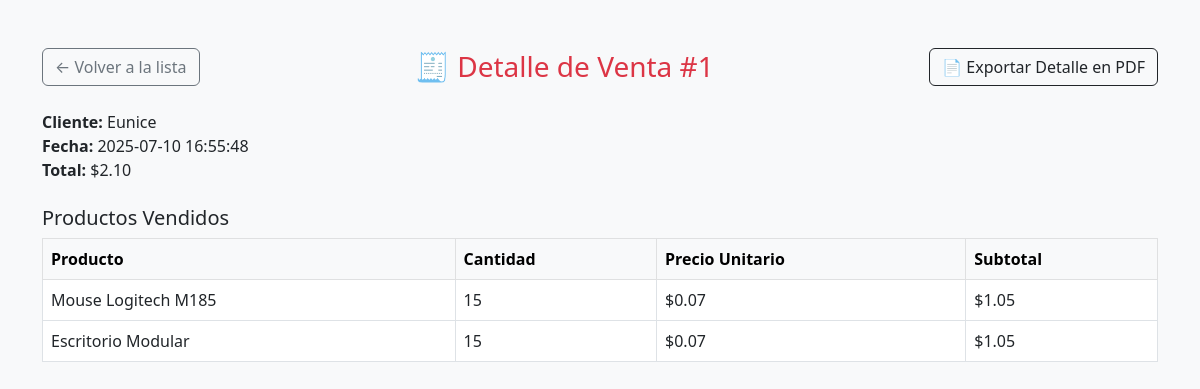
/modules/ventas/detalle.php?id=1, run on the app's committed database.
### tables this page shows
CREATE TABLE `ventas` (
  `id` int(11) NOT NULL,
  `fecha` datetime DEFAULT current_timestamp(),
  `cliente_id` int(11) DEFAULT NULL,
  `total` decimal(10,2) DEFAULT NULL
);

CREATE TABLE `clientes` (
  `id` int(11) NOT NULL,
  `nombre` varchar(100) NOT NULL,
  `correo` varchar(100) DEFAULT NULL,
  `telefono` varchar(20) DEFAULT NULL,
  `descripcion` text DEFAULT NULL
);

CREATE TABLE `venta_detalle` (
  `id` int(11) NOT NULL,
  `venta_id` int(11) DEFAULT NULL,
  `producto_id` int(11) DEFAULT NULL,
  `cantidad` int(11) DEFAULT NULL,
  `precio_unitario` decimal(10,2) DEFAULT NULL
);

CREATE TABLE `productos` (
  `id` int(11) NOT NULL,
  `nombre` varchar(100) NOT NULL,
  `codigo` varchar(50) NOT NULL,
  `categoria` varchar(100) DEFAULT NULL,
  `cantidad` int(11) NOT NULL,
  `precio` decimal(10,2) NOT NULL,
  `fecha_ingreso` date NOT NULL,
  `descripcion` text DEFAULT NULL
);

### modules/ventas/detalle.php (the view, shortened to what this page needs)
<?php
require '../../includes/db.php';
$venta_id = $_GET['id'];
$stmt = $conn->prepare("SELECT v.id, v.fecha, v.total, c.nombre AS cliente
                        FROM ventas v
                        LEFT JOIN clientes c ON v.cliente_id = c.id
                        WHERE v.id = ?");
$stmt->bind_param("i", $venta_id);
$stmt->execute();
$venta = $stmt->get_result()->fetch_assoc();
$stmt_detalle = $conn->prepare("SELECT p.nombre, d.cantidad, d.precio_unitario
                                FROM venta_detalle d
                                JOIN productos p ON d.producto_id = p.id
                                WHERE d.venta_id = ?");
$stmt_detalle->bind_param("i", $venta_id);
$stmt_detalle->execute();
$detalles = $stmt_detalle->get_result();
?>
<!DOCTYPE html>
<html lang="es">
<head>
    <link href="https://cdn.jsdelivr.net/npm/bootstrap@5.3.0/dist/css/bootstrap.min.css" rel="stylesheet">
</head>
<body class="bg-light">
<div class="container mt-5">
    <div class="d-flex justify-content-between align-items-center mb-4">
        <a href="lista.php" class="btn btn-outline-secondary">← Volver a la lista</a>
        <h3 class="text-danger mb-0">🧾 Detalle de Venta #<?= $venta['id'] ?></h3>
        <a href="detalle_pdf.php?id=<?= $venta['id'] ?>" class="btn btn-outline-dark">📄 Exportar Detalle en PDF</a>
    </div>
    <div class="mb-3">
        <strong>Cliente:</strong> <?= htmlspecialchars($venta['cliente']) ?><br>
        <strong>Fecha:</strong> <?= $venta['fecha'] ?><br>
        <strong>Total:</strong> $<?= number_format($venta['total'], 2) ?>
    </div>
    <h5 class="mt-4">Productos Vendidos</h5>
    <table class="table table-bordered">
        <thead class="table-light">
            <tr>
                <th>Producto</th>
                <th>Cantidad</th>
                <th>Precio Unitario</th>
                <th>Subtotal</th>
            </tr>
        </thead>
        <tbody>
            <?php while ($row = $detalles->fetch_assoc()): ?>
                <tr>
                    <td><?= htmlspecialchars($row['nombre']) ?></td>
                    <td><?= $row['cantidad'] ?></td>
                    <td>$<?= number_format($row['precio_unitario'], 2) ?></td>
                    <td>$<?= number_format($row['cantidad'] * $row['precio_unitario'], 2) ?></td>
                </tr>
            <?php endwhile; ?>
        </tbody>
    </table>
</div>
</body>
</html>

### data on the page
ventas: id "1", cliente.nombre "Eunice", fecha "2025-07-10 16:55:48", total "2.10"
venta_detalle: producto.nombre "Mouse Logitech M185", cantidad "15", precio_unitario "0.07", $row['cantidad'] * $row['precio_unitario'] "1.05"
venta_detalle: producto.nombre "Escritorio Modular", cantidad "15", precio_unitario "0.07", $row['cantidad'] * $row['precio_unitario'] "1.05"
